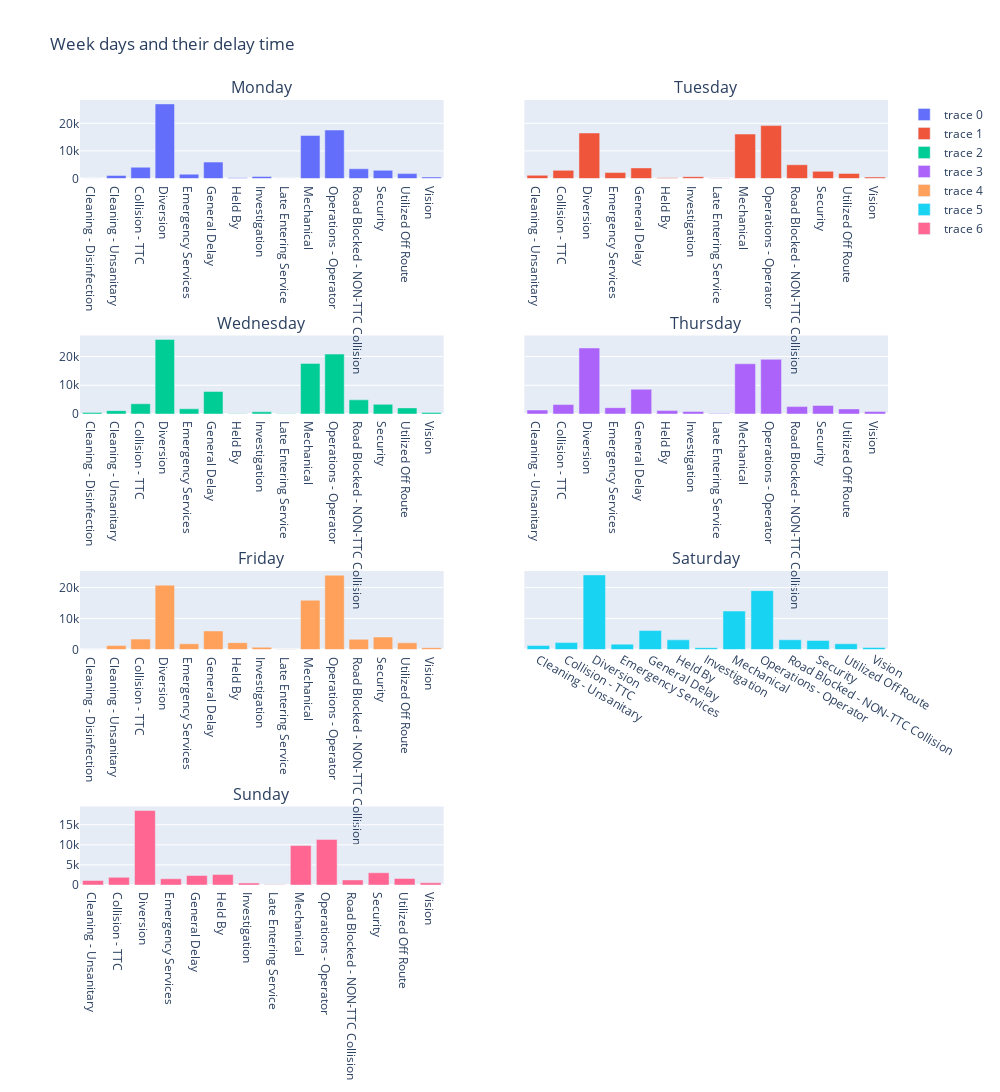

Notebook cell for this chart:
### Code cell
from plotly.subplots import make_subplots #for making mutiple polts 
import plotly.graph_objects as go

fig = make_subplots(rows=4, cols=2, shared_yaxes=True, vertical_spacing= 0.2,subplot_titles=['Monday','Tuesday',
                                                                                             'Wednesday','Thursday',
                                                                                             'Friday','Saturday',
                                                                                             'Sunday'])

fig.add_trace(go.Bar(x = Monday_grp['Incident'], y = Monday_grp['Min Delay']),
              row=1, col=1)
fig.add_trace(go.Bar(x = Tuesday_grp['Incident'], y = Tuesday_grp['Min Delay']),
              row=1, col=2)
fig.add_trace(go.Bar(x = Wednesday_grp['Incident'], y = Wednesday_grp['Min Delay']),
              row=2, col=1)
fig.add_trace(go.Bar(x = Thursday_grp['Incident'], y = Thursday_grp['Min Delay']),
              row=2, col=2)
fig.add_trace(go.Bar(x = Friday_grp['Incident'], y = Friday_grp['Min Delay']),
              row=3, col=1)
fig.add_trace(go.Bar(x =Saturday_grp['Incident'], y =Saturday_grp['Min Delay']),
              row=3, col=2)
fig.add_trace(go.Bar(x = Sunday_grp['Incident'], y = Sunday_grp['Min Delay']),
              row=4, col=1)


fig.update_layout(height=1500, width=1000,
                  title_text="Week days and their delay time ")
fig.show()

### Figure 1 — Plotly figure (JSON) as saved in the notebook; plotly's stock layout.template omitted (floating-point values rounded to 4 significant figures)
{"data": [{"type": "bar", "x": ["Cleaning - Disinfection", "Cleaning - Unsanitary", "Collision - TTC", "Diversion", "Emergency Services", "General Delay", "Held By", "Investigation", "Late Entering Service", "Mechanical", "Operations - Operator", "Road Blocked - NON-TTC Collision", "Security", "Utilized Off Route", "Vision"], "xaxis": "x", "y": [9, 1123, 4087, 27020, 1560, 5944, 254, 720, 38, 15602, 17574, 3525, 2959, 1768, 523], "yaxis": "y"}, {"type": "bar", "x": ["Cleaning - Unsanitary", "Collision - TTC", "Diversion", "Emergency Services", "General Delay", "Held By", "Investigation", "Late Entering Service", "Mechanical", "Operations - Operator", "Road Blocked - NON-TTC Collision", "Security", "Utilized Off Route", "Vision"], "xaxis": "x2", "y": [1156, 2946, 16489, 2159, 3836, 285, 668, 70, 16101, 19169, 4987, 2590, 1855, 526], "yaxis": "y2"}, {"type": "bar", "x": ["Cleaning - Disinfection", "Cleaning - Unsanitary", "Collision - TTC", "Diversion", "Emergency Services", "General Delay", "Held By", "Investigation", "Late Entering Service", "Mechanical", "Operations - Operator", "Road Blocked - NON-TTC Collision", "Security", "Utilized Off Route", "Vision"], "xaxis": "x3", "y": [491, 1172, 3557, 25958, 1803, 7844, 66, 750, 93, 17601, 20856, 4925, 3360, 2127, 558], "yaxis": "y3"}, {"type": "bar", "x": ["Cleaning - Unsanitary", "Collision - TTC", "Diversion", "Emergency Services", "General Delay", "Held By", "Investigation", "Late Entering Service", "Mechanical", "Operations - Operator", "Road Blocked - NON-TTC Collision", "Security", "Utilized Off Route", "Vision"], "xaxis": "x4", "y": [1384, 3281, 22975, 2204, 8595, 1180, 852, 149, 17484, 19029, 2576, 2984, 1773, 851], "yaxis": "y4"}, {"type": "bar", "x": ["Cleaning - Disinfection", "Cleaning - Unsanitary", "Collision - TTC", "Diversion", "Emergency Services", "General Delay", "Held By", "Investigation", "Late Entering Service", "Mechanical", "Operations - Operator", "Road Blocked - NON-TTC Collision", "Security", "Utilized Off Route", "Vision"], "xaxis": "x5", "y": [27, 1265, 3363, 20776, 1842, 5985, 2218, 729, 45, 15920, 23985, 3288, 4026, 2143, 593], "yaxis": "y5"}, {"type": "bar", "x": ["Cleaning - Unsanitary", "Collision - TTC", "Diversion", "Emergency Services", "General Delay", "Held By", "Investigation", "Mechanical", "Operations - Operator", "Road Blocked - NON-TTC Collision", "Security", "Utilized Off Route", "Vision"], "xaxis": "x6", "y": [1290, 2228, 24084, 1730, 6114, 3115, 604, 12411, 19011, 3136, 2922, 1844, 647], "yaxis": "y6"}, {"type": "bar", "x": ["Cleaning - Unsanitary", "Collision - TTC", "Diversion", "Emergency Services", "General Delay", "Held By", "Investigation", "Late Entering Service", "Mechanical", "Operations - Operator", "Road Blocked - NON-TTC Collision", "Security", "Utilized Off Route", "Vision"], "xaxis": "x7", "y": [1129, 1908, 18571, 1558, 2376, 2606, 485, 33, 9818, 11358, 1255, 3040, 1629, 540], "yaxis": "y7"}], "layout": {"annotations": [{"font": {"size": 16}, "showarrow": false, "text": "Monday", "x": 0.225, "xanchor": "center", "xref": "paper", "y": 1.0, "yanchor": "bottom", "yref": "paper"}, {"font": {"size": 16}, "showarrow": false, "text": "Tuesday", "x": 0.775, "xanchor": "center", "xref": "paper", "y": 1.0, "yanchor": "bottom", "yref": "paper"}, {"font": {"size": 16}, "showarrow": false, "text": "Wednesday", "x": 0.225, "xanchor": "center", "xref": "paper", "y": 0.7, "yanchor": "bottom", "yref": "paper"}, {"font": {"size": 16}, "showarrow": false, "text": "Thursday", "x": 0.775, "xanchor": "center", "xref": "paper", "y": 0.7, "yanchor": "bottom", "yref": "paper"}, {"font": {"size": 16}, "showarrow": false, "text": "Friday", "x": 0.225, "xanchor": "center", "xref": "paper", "y": 0.4, "yanchor": "bottom", "yref": "paper"}, {"font": {"size": 16}, "showarrow": false, "text": "Saturday", "x": 0.775, "xanchor": "center", "xref": "paper", "y": 0.4, "yanchor": "bottom", "yref": "paper"}, {"font": {"size": 16}, "showarrow": false, "text": "Sunday", "x": 0.225, "xanchor": "center", "xref": "paper", "y": 0.1, "yanchor": "bottom", "yref": "paper"}], "height": 1500, "title": {"text": "Week days and their delay time "}, "width": 1000, "xaxis": {"anchor": "y", "domain": [0.0, 0.45]}, "xaxis2": {"anchor": "y2", "domain": [0.55, 1.0]}, "xaxis3": {"anchor": "y3", "domain": [0.0, 0.45]}, "xaxis4": {"anchor": "y4", "domain": [0.55, 1.0]}, "xaxis5": {"anchor": "y5", "domain": [0.0, 0.45]}, "xaxis6": {"anchor": "y6", "domain": [0.55, 1.0]}, "xaxis7": {"anchor": "y7", "domain": [0.0, 0.45]}, "xaxis8": {"anchor": "y8", "domain": [0.55, 1.0]}, "yaxis": {"anchor": "x", "domain": [0.9, 1.0]}, "yaxis2": {"anchor": "x2", "domain": [0.9, 1.0], "matches": "y", "showticklabels": false}, "yaxis3": {"anchor": "x3", "domain": [0.6, 0.7]}, "yaxis4": {"anchor": "x4", "domain": [0.6, 0.7], "matches": "y3", "showticklabels": false}, "yaxis5": {"anchor": "x5", "domain": [0.3, 0.4]}, "yaxis6": {"anchor": "x6", "domain": [0.3, 0.4], "matches": "y5", "showticklabels": false}, "yaxis7": {"anchor": "x7", "domain": [0.0, 0.1]}, "yaxis8": {"anchor": "x8", "domain": [0.0, 0.1], "matches": "y7", "showticklabels": false}}}
